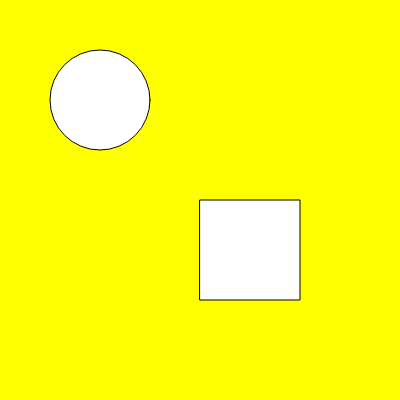
Frame 1 (no input)
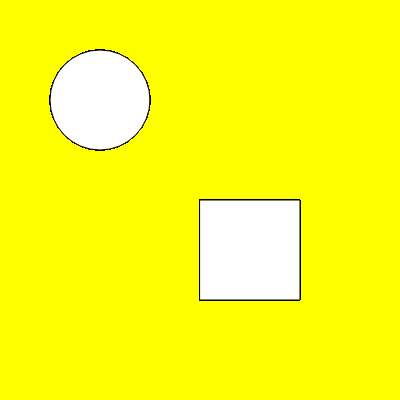
Frame 60 (no input)
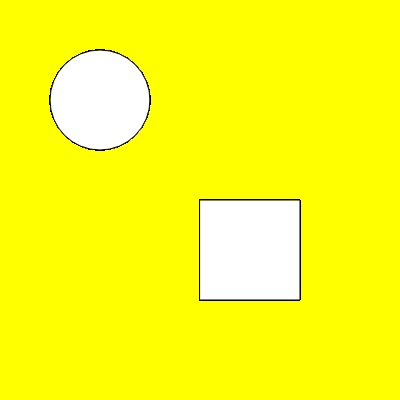
Frame 120 (the mouse pressed at the canvas centre since frame 60)

The p5.js sketch that drew these frames (run headless with seeded random() and noise() and a simulated clock; from frame 60 on, the mouse is pressed at the canvas centre):

// p5.js sketch
// ── sketch.js
/**
 * Claire Wang, 10/29/24
 * wangworks
 * my website
 */

"use strict"; //catch some common coding errors

/* Global variables */

/**
 * setup :
 */
function setup() {
   createCanvas(400, 400);
   background("yellow")
}

/**
 * draw :
 */
function draw() {
rect(200, 200, 100)
ellipse(100, 100, 100)
}
// ── about.html
<!DOCTYPE html>
<html lang="en">

<head>
  <meta charset="UTF-8">
  <meta http-equiv="X-UA-Compatible" content="IE=edge">
  <meta name="viewport" content="width=device-width, initial-scale=1.0">
  <title>Wang Works</title>
  <link rel="stylesheet" href="styles.css">
  <link rel="preconnect" href="https://fonts.googleapis.com">
  <link rel="preconnect" href="https://fonts.gstatic.com" crossorigin>
  <link href="https://fonts.googleapis.com/css2?family=Rubik+Mono+One&display=swap" rel="stylesheet">
  <link
    href="https://fonts.googleapis.com/css2?family=Rubik+Mono+One&family=Source+Code+Pro:ital,wght@0,200..900;1,200..900&display=swap"
    rel="stylesheet">

  <script src="https://cdnjs.cloudflare.com/ajax/libs/p5.js/1.4.0/p5.js"></script>
  <!-- <script src="sketch.js"></script> -->
</head>

<body>
  <header>
    <a href="index.html">
      claire wang ⟡ works.xyz
    </a>

<div class="topnav">
  <a class="active" href="about.html">about</a>
</div>


  </header>

  <main>
    <img src="images/digital illustration/chaz_smile.png" width="700">


  </main>

  <footer>
    © 2024 Claire Wang
  </footer>

  <script src="script.js"></script>
</body>

</html>
// ── script.js
document.addEventListener('DOMContentLoaded', function() {
    console.log('Website Loaded!');
});

// ── styles.css
* {
    margin: 0; 
    padding: 0; 
    box-sizing: border-box; 
}

body {
    font-family: 'Source Code Pro', sans-serif;
    background-color: #ebebd3;
}

/*
    #db3069; --red
    #1446a0; --blue
    #f5d547 --yellow
    #ebebd3 --white
    #3c3c3b --black
*/
header {
    background: #3c3c3b;
    text-align: left;
    padding: 0.5rem;
    font-family: 'Source Code Pro', sans-serif;
    font-size: 22px;
}

header a {
    color: #ebebd3;
    text-decoration: none;
}

.topnav {
    float: right
}

footer {
    background: #3c3c3b;
    color: #ebebd3;
    text-align: left;
    padding: .5rem;
}

main {
    padding: none;
}

li {
    list-style: none;
}
